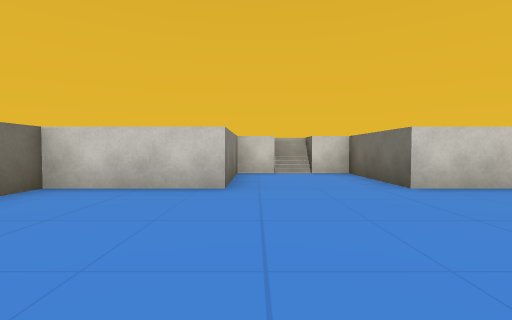
View 1 (above)

16 first-person views from a walk through a 3-D level made in the Unity game engine. The camera is 0.62 m above the floor, tilts 2° down and sees 85° across. The floor is counted in squares, 1 m on a side. Each view is taken from the middle of a square. On the plan, view 1 faces up. The plan holds only what a view shows up to about 9 squares ahead; the rest is blank. Some animated figures are left out. Some surface patterns are stand-ins.

View 2
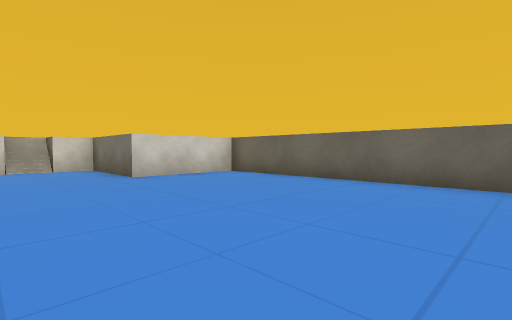

View 3
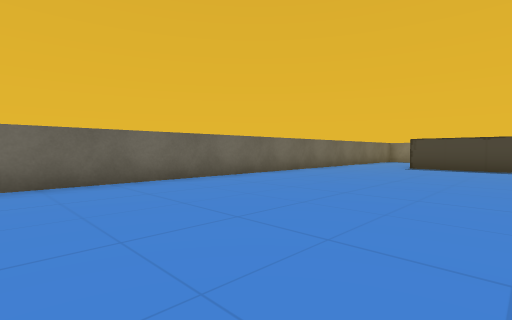

View 4
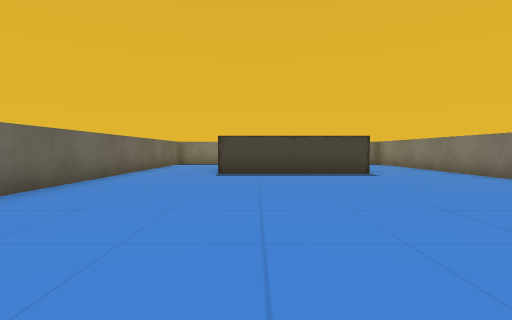

View 5
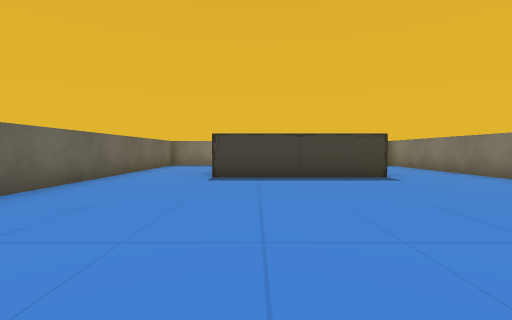

View 6
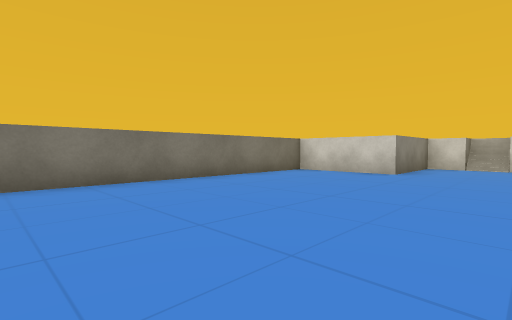

View 7
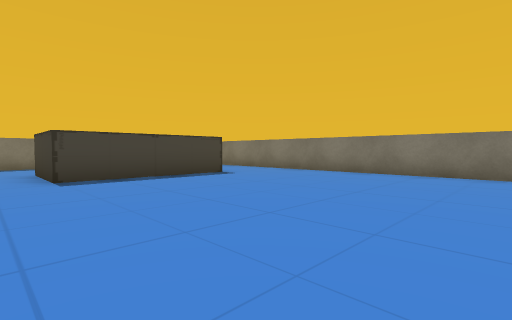

View 8
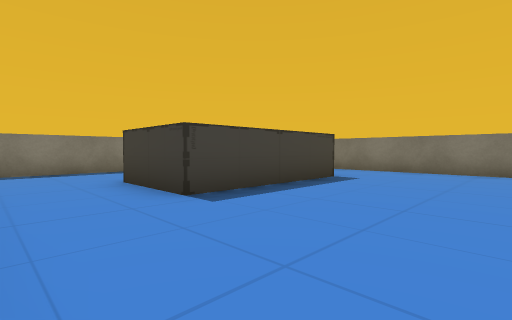

View 9
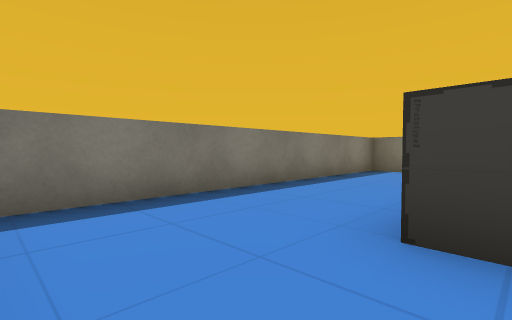

View 10
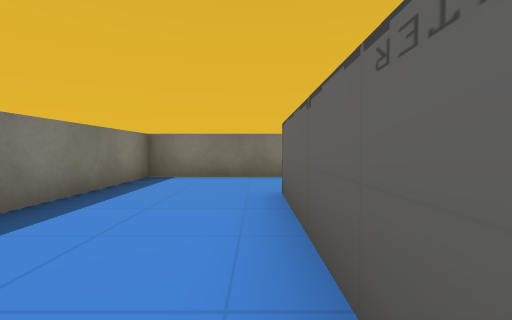

View 11
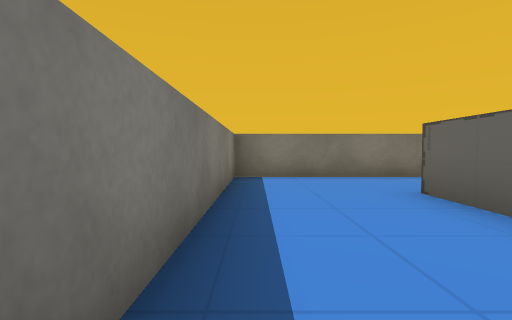

View 12
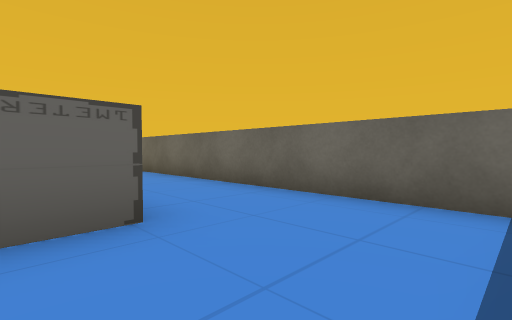

View 13
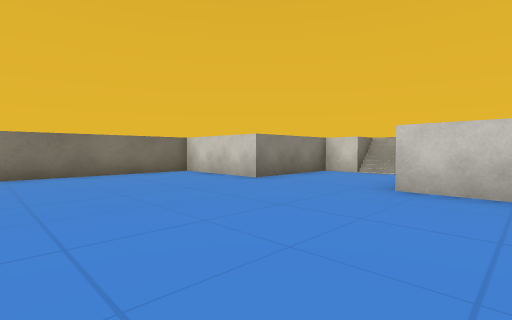

View 14
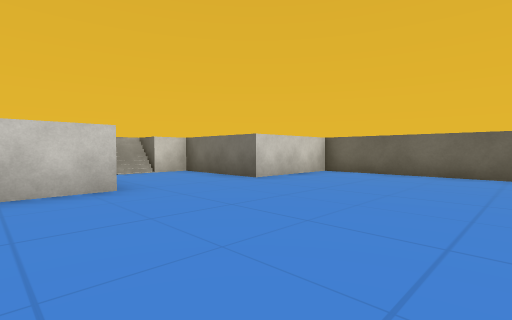

View 15
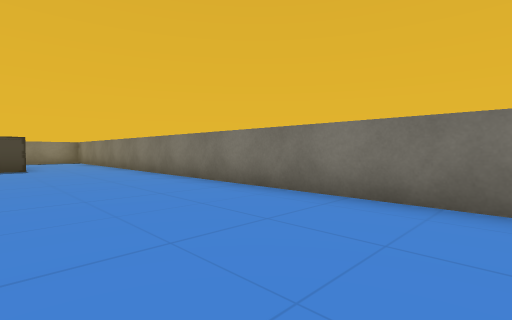

View 16
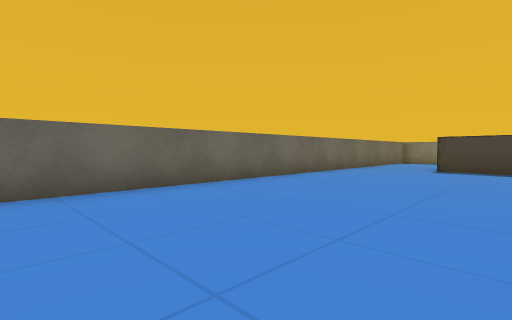

### Floor plan
Ten units are one square. View 1 is at (0, 0); x grows to the right and y downward. Boxes are objects, and circles mark ways between rooms. Rooms are numbered by the first view taken in them; rooms with no view inside come last. Other rooms are left out.
<svg viewBox="-40 -90 99 250">
<path fill="none" stroke="#000" d="M-11 104 30 104 30 126M54 124 54 -45 25 -45 25 -75 -5 -75 -5 -45 -35 -45 -35 125M15 -81 5 -81M15 -85 5 -85M15 -78 5 -78M30 126 -10 126M54 149 54 124M-35 125 -35 155 49 155"/>
<circle cx="-25" cy="115" r="3" fill="#2a7"/>
<circle cx="45" cy="115" r="3" fill="#2a7"/>
<text x="10" y="30">1</text>
<text x="10" y="140">2</text>
</svg>
Room 1 opens to room 2.

Where each view was taken, in squares from view 1:
view 1: 0 up, 0 right, facing up
view 2: 2 down, 0 right, facing up-right
view 3: 0 up, 0 right, facing down-right
view 4: 3 down, 2 right, facing down
view 5: 4 down, 2 right, facing down
view 6: 3 down, 2 right, facing up-left
view 7: 4 down, 4 right, facing down-left
view 8: 7 down, 5 right, facing down-left
view 9: 12 down, 5 right, facing down-left
view 10: 13 down, 3 right, facing left
view 11: 15 down, 3 right, facing left
view 12: 15 down, 2 right, facing up-right
view 13: 0 up, 4 right, facing up-left
view 14: 0 up, 2 left, facing up-right
view 15: 0 up, 0 right, facing down-left
view 16: 1 down, 1 right, facing down-right
